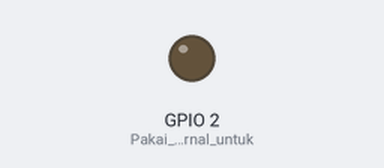
Bench run of a sketch on a simulated ESP8266 (NodeMCU). On the bench: output pins drawn as LEDs (lit = HIGH). WiFi joins after 1.5 s; servers stay silent unless stated; no MQTT or app messages arrive unless stated; what the sketch prints to the serial monitor is not drawn.

Above: at 3.2 s.
At 7.5 s:
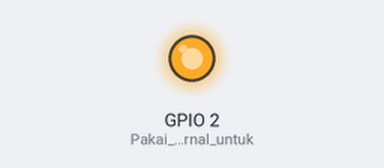
Timing chart, 0 to 14.5 s (numbered marks = the images above):
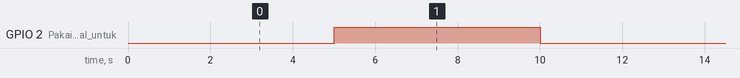

The sketch:

smart_lamp.ino
```cpp
#include <ESP8266WiFi.h>
#include <PubSubClient.h>

// WiFi configuration
const char* ssid = "YOUR_WIFI_SSID";       // Ganti dengan nama WiFi Anda
const char* password = "YOUR_WIFI_PASSWORD"; // Ganti dengan password WiFi Anda

// MQTT broker (gratis)
const char* mqtt_server = "test.mosquitto.org";

// Inisialisasi
WiFiClient espClient;
PubSubClient client(espClient);
long lastMsg = 0;

void setup_wifi() {
  delay(10);
  Serial.println();
  Serial.print("Menghubungkan ke ");
  Serial.println(ssid);
  WiFi.begin(ssid, password);
  while (WiFi.status() != WL_CONNECTED) {
    delay(500);
    Serial.print(".");
  }
  Serial.println("");
  Serial.println("WiFi terkoneksi");
  Serial.print("IP: ");
  Serial.println(WiFi.localIP());
}

void reconnect() {
  while (!client.connected()) {
    Serial.print("Menghubungkan ke MQTT...");
    if (client.connect("ESP8266Client_Hanif")) {
      Serial.println("terhubung");
    } else {
      Serial.print("gagal, rc=");
      Serial.print(client.state());
      delay(2000);
    }
  }
}

void setup() {
  pinMode(LED_BUILTIN, OUTPUT); // Pakai LED internal untuk simulasi
  Serial.begin(115200);
  setup_wifi();
  client.setServer(mqtt_server, 1883);
}

void loop() {
  if (!client.connected()) {
    reconnect();
  }
  client.loop();

  // Simulasi publish ON/OFF tiap 5 detik
  long now = millis();
  if (now - lastMsg > 5000) {
    lastMsg = now;
    String pesan = (digitalRead(LED_BUILTIN) == LOW) ? "OFF" : "ON";
    client.publish("smartHome/hanif/kamarTidur/lampu", pesan.c_str());
    digitalWrite(LED_BUILTIN, !digitalRead(LED_BUILTIN)); // Toggle status lampu
    Serial.println("Mengirim: " + pesan);
  }
}
```

Measured:
- by itself, GPIO 2 (Pakai_LED_internal_untuk): alternates HIGH for 5.0 s and LOW for 5.0 s
